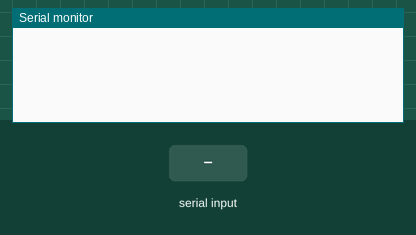
Bench run of a sketch on a simulated Arduino Uno, built with avr-gcc and run on an emulated ATmega328P. On the bench: the last lines printed to the serial monitor. The test bench sets the inputs (shaded band).

Above: at 1.5 s.
1.6 s: "LINE:\n" received over Serial
At 2.0 s:
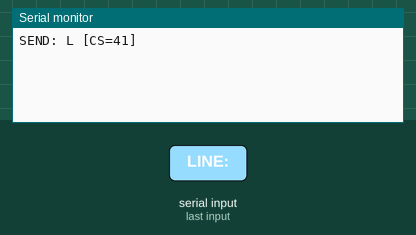
3.1 s: "TEXT:\n" received over Serial
At 4.4 s:
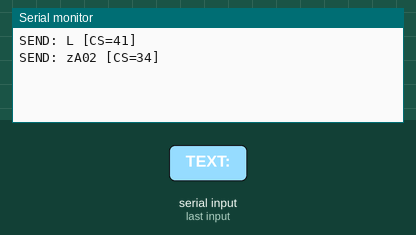

The sketch:

BS210.ino
```cpp
#include <Arduino.h>
#include <SoftwareSerial.h>

#define PANEL_BAUD 1200

SoftwareSerial panelSerial(2, 3); // RX, TX (D2, D3)
SoftwareSerial picoSerial(4, 5); // RX = D4, TX = D5

// Pomocné funkce pro IBIS komunikaci
uint8_t ibis_checksum(const uint8_t *data, size_t len) {
  uint8_t cs = 0;
  for (size_t i = 0; i < len; ++i) cs ^= data[i];
  return cs;
}

// Převod na Kamenických (zde pouze ASCII, pro plnou podporu doplň mapování)
void to_kamenicky(const char *src, uint8_t *dst, size_t maxlen) {
  size_t i = 0;
  while (src[i] && i < maxlen - 1) {
    dst[i] = (uint8_t)src[i]; // pouze ASCII
    i++;
  }
  dst[i] = 0;
}

// Odeslání zprávy na panel s IBIS kontrolním součtem
void send_ibis(const char *msg) {
  uint8_t buf[64];
  to_kamenicky(msg, buf, sizeof(buf) - 1);
  size_t len = strlen((char*)buf);
  uint8_t cs = ibis_checksum(buf, len);
  picoSerial.write(buf, len);
  picoSerial.write(cs);

  // Poslat i do USB (Serial Monitor)
  Serial.print("SEND: ");
  Serial.write(buf, len);
  Serial.print(" [CS=");
  Serial.print(cs, HEX);
  Serial.println("]");
}

// Ovládací funkce
void send_panel_text(const char *adress, const char *pos, const char *text) {
  char msg[64];
  snprintf(msg, sizeof(msg), "zA%s%s%s\r", adress, pos, text);
  send_ibis(msg);
}

void set_line(const char *linka) {
  char msg[16];
  snprintf(msg, sizeof(msg), "L%s\r", linka);
  send_ibis(msg);
}

void set_terminus(const char *kod_cile) {
  char msg[16];
  snprintf(msg, sizeof(msg), "Z%s\r", kod_cile);
  send_ibis(msg);
}

void clear_panel() {
  send_ibis("X\r");
}

void setup() {
  Serial.begin(115200);
  panelSerial.begin(PANEL_BAUD);
  picoSerial.begin(9600);
  delay(300); // počkej na stabilizaci UART
}

void loop() {
  if (Serial.available()) {
    String cmd = Serial.readStringUntil('\n');
    cmd.trim();
    if (cmd.startsWith("LINE:")) {
      set_line(cmd.substring(5).c_str());
    } else if (cmd.startsWith("TEXT:")) {
      send_panel_text("0", "2", cmd.substring(5).c_str());
    }
    // Další příkazy dle potřeby
  }
}
```

Measured:
- after the input at 1.6 s, the serial monitor: prints a new line at once (image 1)
- after the input at 3.1 s, the serial monitor: prints a new line at once (image 2)
